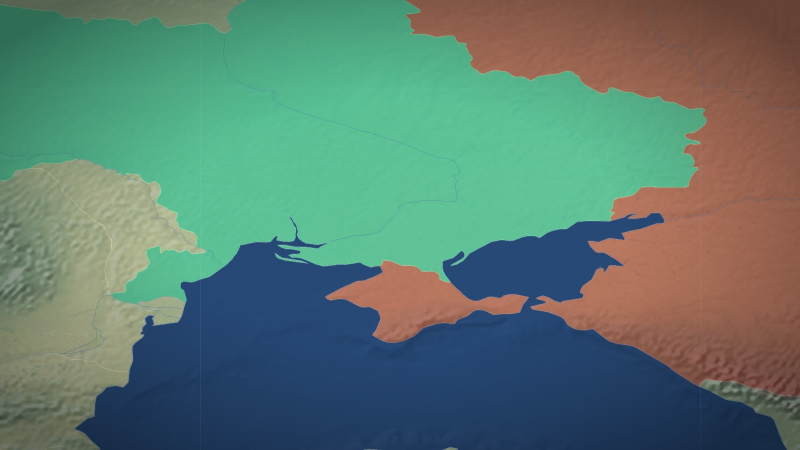
#> input picture assembler/template/karta_brifing_data/base_map.jpg, 1600 x 900 px (shown at 1/2 size)
$ python -i prevyu_text.py   (imports and definitions only)
#> lines starting #> are read from the running program, lines starting #| are printed output that depends on the picture
### assembler/template/palitra.py
#!/usr/bin/env python3
# -*- coding: utf-8 -*-
"""ПАЛИТРА КАНАЛОВ — ОДИН ИСТОЧНИК ПРАВДЫ НА ВСЕ ЦВЕТА КАНАЛА.

Повод (09.11, вкладка ДИПЛОМАТИЯ СИЛЫ, поймано за минуту до сборки):
`captions_from_srt.py` держал СВОЙ список каналов из трёх строк и на
неизвестном канале молча брал бирюзу ПЛАНЕТЫ. Ролик ДС уехал бы с ЧУЖОЙ
плашкой субтитров на 308 строках, а субтитры вжигаются последним слоем —
правок после `ship.sh` не бывает. Цвет канала в системе БЫЛ (зелёный
#48bb78 стоял и в дашборде упаковки, и в акценте карточек) — отстал
именно список субтитров.

Поэтому цвета каналов лежат ЗДЕСЬ и больше нигде. Новый канал — ОДНА
строка в `KANALY` ниже, и его подхватывают сразу субтитры, дашборд
упаковки, надпись из-под маски, фон и данные рисованных кадров.

ЧТО ЗДЕСЬ ЛЕЖИТ (поля одной записи):
  subtitry  (плашка, текст)  — hex без «#», для `captions_from_srt.py`;
  dash      (акцент, фон)    — «#rrggbb», для `upakovka_dash.py`;
  accent    (r,g,b)          — маркеры, швы, полоса маски;
  fon       (INK, INK_MID)   — заливка кадра и центр виньетки рисовалки;
  series    [(r,g,b)…]       — роли данных в столбцах и долях;
  prevyu    (4 цвета)        — гамма надписей превью, None = его слова нет.

НЕИЗВЕСТНЫЙ КАНАЛ — ОТКАЗ, А НЕ УМОЛЧАНИЕ. `субтитры()` поднимает
`NetKanala`: tihoе умолчание здесь стоит несобираемой переделки целого
ролика. Там, где цена ошибки — косметика (серая плашка карточки в
дашборде, золото акцента), функция возвращает нейтральное значение и
ГОВОРИТ ВСЛУХ в stderr, а не молчит.

Имена каналов приходят ИЗ ПУТИ (`D:\\YouTube\\НОВОСТИ\\<канал>\\…`),
поэтому сверка нежёсткая: регистр не важен, «Ё» равна «Е», а «ОЛЬКА
НОВОСТИ» и «ОЛЬКА РАССКАЗЫ» узнаются как ОЛЬКА по началу строки.
"""
import os
import sys

__all__ = ["KANALY", "NetKanala", "kanal", "subtitry", "dash", "accent",
           "fon", "series", "prevyu", "spisok"]


class NetKanala(Exception):
    """Канал не найден в палитре. Печатать текст исключения как есть.

    Нарочно НЕ KeyError: у того `str()` показывает repr аргумента, и
    многострочный текст отказа превращался в одну строку с «\\n».
    """


BELYY = "FFFFFF"

# ---------------------------------------------------------------- таблица ---
# Цвета НЕ изобретаются здесь: каждая строка — то, что уже закреплено его
# словом и уже стоит в собранных роликах. Источник каждой — в примечании.
KANALY = {
    # плашка субтитров бирюзовая — прямое слово 03.11 («не с чёрной, а вот
    # такого цвета 06c7c7»); текст белый — его правка того же дня.
    "ПЛАНЕТА": {
        "subtitry": ("06c7c7", BELYY),
        "dash": ("#4a90e2", "#101822"),
        "accent": (74, 144, 226),            # сталь
        "fon": ((10, 10, 11), (23, 23, 24)),
        "series": [(232, 232, 232), (74, 144, 226),
                  (72, 187, 120), (132, 132, 138)],
        "prevyu": ((255, 255, 255), (223, 3, 2), (0, 0, 0), (253, 252, 252)),
        "alias": (),                           # имя в путях совпадает с ключом
    },
    # бордовая плашка — его слово 03.11 («там разные цвета, обязательно
    # зафиксируй»); гамма превью — жёлтый верх, чёрный низ.
    "5 МИНУТ": {
        "subtitry": ("5d0303", BELYY),
        "dash": ("#e0b33a", "#221a10"),
        "accent": (224, 179, 58),            # золото
        "fon": ((24, 8, 12), (54, 17, 25)),
        "series": [(232, 232, 232), (234, 189, 35),
                  (185, 37, 38), (132, 132, 138)],
        "prevyu": ((0, 0, 0), (255, 221, 0), (255, 255, 255), (0, 0, 0)),
        "alias": ("5МИНУТ", "5 МИНУТ"),
    },
    # ЗЕЛЁНАЯ ГАММА (29.10, его слово) — плашка субтитров берёт тот же
    # зелёный #48bb78, что акцент канала и подсветка карточки в дашборде
    # упаковки. Именно его вкладка 09.11 поставила руками (&H4078BB48), и
    # с ним ролик уехал в облако — здесь он закреплён кодом.
    "ДИПЛОМАТИЯ СИЛЫ": {
        "subtitry": ("48bb78", BELYY),
        "dash": ("#48bb78", "#101e16"),
        "accent": (72, 187, 120),            # зелень
        "fon": ((8, 24, 15), (20, 54, 34)),
        "series": [(232, 232, 232), (72, 187, 120),
                  (234, 189, 35), (132, 132, 138)],
        "prevyu": None,                      # его слова по гамме превью нет
        "alias": ("ДС",),
    },
    # сирень закреплена за каналом в дашборде упаковки и в акценте карточек;
    # плашка субтитров берёт её же.
    "ОЛЬКА": {
        "subtitry": ("a882e8", BELYY),
        "dash": ("#a882e8", "#1a1424"),
        "accent": (168, 130, 232),           # сирень
        "fon": ((10, 10, 11), (23, 23, 24)),
        "series": [(232, 232, 232), (168, 130, 232),
                  (72, 187, 120), (132, 132, 138)],
        "prevyu": None,                      # его слова по гамме превью нет
        "alias": ("ОЛЬКА НОВОСТИ", "ОЛЬКА РАССКАЗЫ"),
    },
    # ПЛАШКА В ГАММЕ «РЕЗЕРВ» — его слово 05.11 («такой же, как цветовая
    # гамма резерва»): тёмная бирюза #0a3232, светлый тон резервной пары.
    # Это НЕ бирюза ПЛАНЕТЫ: #0a3232 тёмная, #06c7c7 светлая.
    "ПЕРЕВОД С ДИПЛОМАТИЧЕСКОГО": {
        "subtitry": ("0a3232", BELYY),
        "dash": ("#06c7c7", "#0c1e1e"),
        "accent": (6, 199, 199),             # бирюза
        "fon": ((4, 22, 22), (10, 50, 50)),
        "series": [(232, 232, 232), (6, 199, 199),
                  (234, 189, 35), (132, 132, 138)],
        # его слово 08.11: красная плашка и белый шрифт сверху, жёлтая
        # плашка и чёрный шрифт снизу — цвета ПЛАНЕТЫ и «5 МИНУТ»
        "prevyu": ((255, 255, 255), (223, 3, 2), (0, 0, 0), (255, 221, 0)),
        "alias": ("ПЕРЕВОД", "ПЕРЕВОД С ДИПЛОМАТИЧЕСКОГО ЯЗЫКА", "РЕЗЕРВ",
                "НОВЫЙ КАНАЛ"),
    },
}

# где лежит таблица — печатается в каждом отказе, чтобы не искать
FILE = os.path.abspath(__file__)


def _norm(name):
    return (name or "").strip().upper().replace("Ё", "Е").replace("  ", " ")


def _aliases():
    """{нормализованный синоним: имя канала}. Собирается из таблицы, а не
    пишется вторым списком."""
    out = {}
    for ch, rec in KANALY.items():
        out[_norm(ch)] = ch
        for al in rec.get("alias", ()):
            out[_norm(al)] = ch
    return out


def kanal(name):
    """Имя канала по тому, что пришло из пути. Не узнан — None.

    Порядок сверки детерминированный: точное совпадение синонима, затем
    самый ДЛИННЫЙ синоним, с которого начинается пришедшая строка («ОЛЬКА
    НОВОСТИ» → ОЛЬКА), затем — для совместимости с прежним префиксным
    поиском — самый длинный синоним, НАЧАЛО которого равно пришедшей
    строке (не короче четырёх знаков, inache «П» ловила бы два канала).
    """
    key = _norm(name)
    if not key:
        return None
    al = _aliases()
    if key in al:
        return al[key]
    for a in sorted(al, key=len, reverse=True):
        if key.startswith(a):
            return al[a]
    if len(key) >= 4:
        for a in sorted(al, key=len, reverse=True):
            if a.startswith(key):
                return al[a]
    return None


def spisok():
    """Имена каналов таблицы одной строкой — для текста отказа."""
    return " · ".join(KANALY)


# [9 lines left out: function _otkaz, not called in this run]


def _rec(name, pole, strict=True):
    ch = kanal(name)
    if ch is None:
        if strict:
            _otkaz(name, pole)
        return None
    return KANALY[ch]


# [53 lines left out: functions subtitry, dash, accent, fon, series, not called in this run]


def prevyu(name):
    """Гамма надписей превью или None, если его слова по каналу ещё нет.
    None — повод СПРОСИТЬ, а не подставить гамму другого канала."""
    rec = _rec(name, "гамма превью", strict=False)
    if rec is None:
        return None
    g = rec.get("prevyu")
    return tuple(g) if g else None


# [12 lines that do not run on import are left out]

### assembler/template/prevyu_text.py
#!/usr/bin/env python3
# -*- coding: utf-8 -*-
"""НАДПИСИ НА ПРЕВЬЮ: ДВЕ ПОЛОСЫ ПО ГАММЕ КАНАЛА (07.11.2026).

    python3 prevyu_text.py <превью.png> --top ЭКСТРЕННО --bottom "КИЕВ ОБРЕЧЕН"
    python3 prevyu_text.py <папка темы> --all --top … --bottom …

Его последний ручной шаг: выбрав картинку, он просил модель добавить две
надписи — сверху и снизу, на всю ширину, заглавными, в гамме своего
канала.

ПОЧЕМУ КОДОМ, А НЕ МОДЕЛЬЮ. Полосы с текстом — это геометрия, а не
творчество: точный цвет (#DF0302 обязан быть ровно таким), точная ширина,
одинаковый результат на всех пяти вариантах. Модель каждый раз рисует
чуть иначе и «придумывает своё», чего он прямо запрещает. Здесь же это
доли секунды и ноль расхождений.

ГАММЫ ЗАКРЕПЛЕНЫ ЗА КАНАЛАМИ ЕГО СЛОВОМ:
  5 МИНУТ  — сверху ЧЁРНЫЙ по ЖЁЛТОМУ, снизу БЕЛЫЙ по ЧЁРНОМУ;
  ПЛАНЕТА  — сверху БЕЛЫЙ по #DF0302, снизу ЧЁРНЫЙ по #FDFCFC.
Канал берётся ИЗ ПУТИ, как и всё остальное в сборщике.
"""
import argparse
import glob
import os
import sys

from PIL import Image, ImageDraw, ImageFont

FONTS = os.path.join(os.path.dirname(os.path.abspath(__file__)), "fonts")
# ШРИФТ ПО ЕГО ОБРАЗЦУ (07.11): широкий жирный гротеск, буквы во всю
# высоту полосы и почти во всю ширину кадра. Montserrat ближе к образцу,
# чем узкий Oswald; если строка длинная и не влезает — берём Oswald, он
# уже и вмещает больше, но кегль остаётся крупным.
# ARIAL BLACK — ТОТ ЖЕ ШРИФТ, ЧТО НА ЕГО ОБРАЗЦЕ (07.11, проверено
# сравнением четырёх жирных на кириллице). Широкий, очень плотный, с
# полной кириллицей.
# ВАЖНО: `Montserrat-Bold.ttf` в нашем наборе НЕ ЖИРНЫЙ — на кириллице он
# рисуется тонким волоском. Полчаса ушло на то, чтобы понять, что дело не
# в коде и не в обводке, а в самом файле шрифта. Проверять начертание
# глазами, а не по имени файла.
FONT = os.path.join(FONTS, "ArialBlack.ttf")
FONT_NARROW = os.path.join(FONTS, "Oswald-Bold.ttf")

# ГАММА НАДПИСЕЙ ПРЕВЬЮ — ИЗ ОДНОЙ ТАБЛИЦЫ ПАЛИТРЫ (`template/palitra.py`,
# 09.11): (цвет текста сверху, фон сверху, цвет текста снизу, фон снизу).
# Своего списка здесь больше нет — таких списков в сборщике было три, и они
# разъехались (плашка субтитров ДС красилась бирюзой ПЛАНЕТЫ).
# ВАЖНО: у ДИПЛОМАТИИ СИЛЫ и ОЛЬКИ гаммы превью НЕТ — его слова по ним не
# было, и выдумывать цвет за него нельзя. Там в палитре стоит `None`, а
# здесь такой канал в таблицу не попадает и ниже получает ГРОМКОЕ
# предупреждение в stderr, а не тихую подмену.
sys.path.insert(0, os.path.dirname(os.path.abspath(__file__)))
import palitra

GAMMA = {ch: palitra.prevyu(ch) for ch in palitra.KANALY
         if palitra.prevyu(ch) is not None}
#> further down, picture is the input picture: PIL image 1600x900 RGB; mean R, G, B 91.7, 123.1, 111.2
DEFAULT = GAMMA["5 МИНУТ"]


# [47 lines left out: functions theme_name, channel_of, fit_font, not called in this run]


def to_square(im):
    """Горизонтальный кадр → КВАДРАТ 1:1, НЕ ОБРЕЗАЯ (07.11, его образец).

    На образце кадр не подрезан по бокам, а достроен сверху и снизу:
    видно больше интерьера, лица на месте. Делаем так же — ширина
    остаётся, высота дотягивается до неё зеркальным продолжением
    собственных краёв с лёгким размытием. На интерьере и толпе шов не
    виден, а лица и композиция не страдают вовсе.
    """
    from PIL import ImageFilter
    W, H = im.size
#> W = 1600; H = 900
    if H >= W:
        return im
    need = W - H
#> need = 700
    top_h = need // 2
#> top_h = 350
    bot_h = need - top_h
#> bot_h = 350
    # ПОДЛОЖКА — РАСТЯНУТЫЙ И СИЛЬНО РАЗМЫТЫЙ ВЕСЬ КАДР, а не отражение
    # краёв: зеркало повторяет узнаваемые детали (на первой пробе сверху
    # всплыла отражённая голова), и глаз это ловит. Размытая подложка
    # читается как продолжение сцены по цвету и свету, деталей не дублирует.
    # Поверх неё кладётся сам кадр в натуральную величину — он не режется
    # и не масштабируется, лица остаются как были.
    bg = im.resize((W, W), Image.LANCZOS).filter(ImageFilter.GaussianBlur(34))
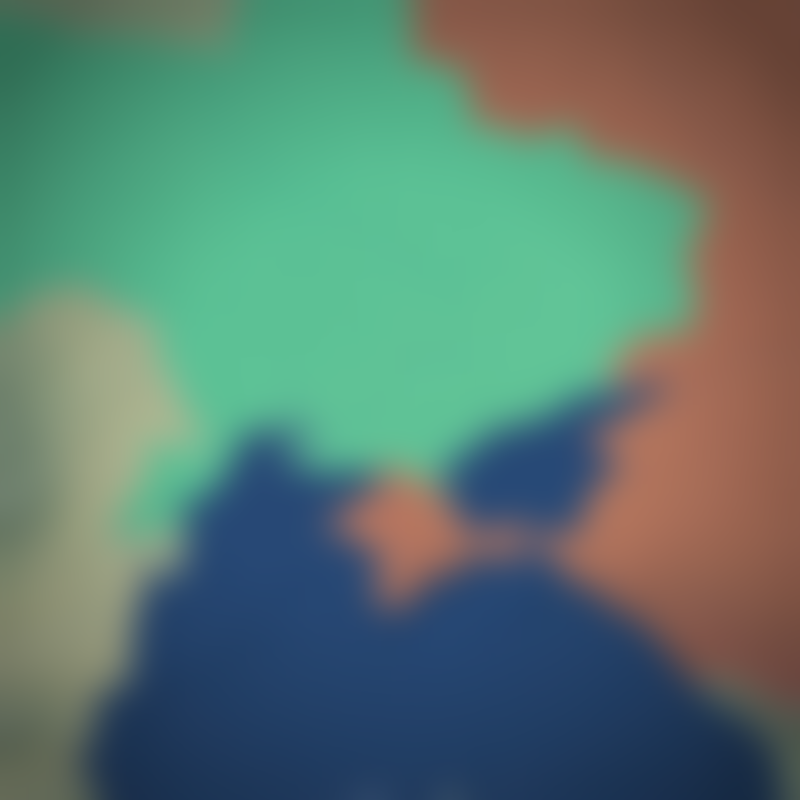
#> bg: PIL image 1600x1600 RGB (shown at 1/2 size); mean R, G, B 91.7, 123.1, 111.2
    out = Image.new("RGB", (W, W))
#> out: PIL image 1600x1600 RGB; every value is 0
    out.paste(bg, (0, 0))
    out.paste(im, (0, top_h))
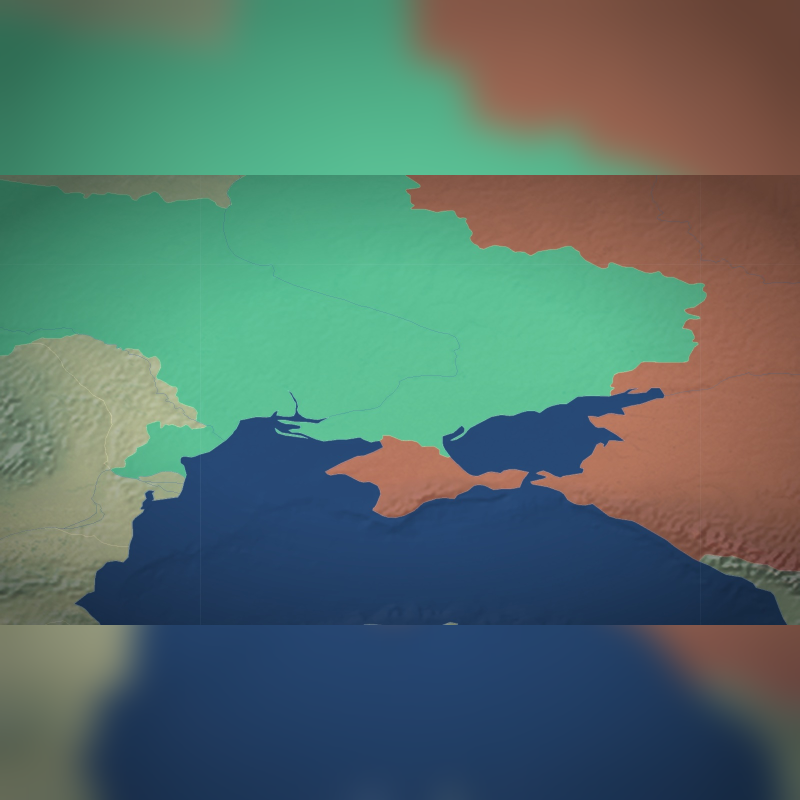
#> out: PIL image 1600x1600 RGB (shown at 1/2 size); mean R, G, B 83.9, 112.4, 105.1
    return out


# [121 lines left out: functions уже_с_надписью, put, main, not called in this run]


# [2 lines not run here, left out]

>>> from PIL import Image
>>> picture = Image.open('karta_brifing_data/base_map.jpg')
>>> result = to_square(picture)
